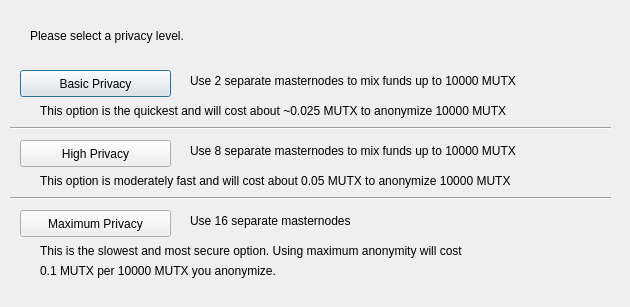
<?xml version="1.0" encoding="UTF-8"?>
<ui version="4.0">
 <class>ObfuscationConfig</class>
 <widget class="QDialog" name="ObfuscationConfig">
  <property name="geometry">
   <rect>
    <x>0</x>
    <y>0</y>
    <width>630</width>
    <height>307</height>
   </rect>
  </property>
  <property name="windowTitle">
   <string>Configure Obfuscation</string>
  </property>
  <widget class="QPushButton" name="buttonBasic">
   <property name="geometry">
    <rect>
     <x>20</x>
     <y>70</y>
     <width>151</width>
     <height>27</height>
    </rect>
   </property>
   <property name="text">
    <string>Basic Privacy</string>
   </property>
  </widget>
  <widget class="QPushButton" name="buttonHigh">
   <property name="geometry">
    <rect>
     <x>20</x>
     <y>140</y>
     <width>151</width>
     <height>27</height>
    </rect>
   </property>
   <property name="text">
    <string>High Privacy</string>
   </property>
  </widget>
  <widget class="QPushButton" name="buttonMax">
   <property name="geometry">
    <rect>
     <x>20</x>
     <y>210</y>
     <width>151</width>
     <height>27</height>
    </rect>
   </property>
   <property name="text">
    <string>Maximum Privacy</string>
   </property>
  </widget>
  <widget class="QLabel" name="label">
   <property name="geometry">
    <rect>
     <x>30</x>
     <y>20</y>
     <width>571</width>
     <height>31</height>
    </rect>
   </property>
   <property name="text">
    <string>Please select a privacy level.</string>
   </property>
  </widget>
  <widget class="QLabel" name="label_2">
   <property name="geometry">
    <rect>
     <x>190</x>
     <y>70</y>
     <width>421</width>
     <height>21</height>
    </rect>
   </property>
   <property name="text">
    <string>Use 2 separate masternodes to mix funds up to 10000 MUTX</string>
   </property>
  </widget>
  <widget class="QLabel" name="label_3">
   <property name="geometry">
    <rect>
     <x>190</x>
     <y>140</y>
     <width>411</width>
     <height>21</height>
    </rect>
   </property>
   <property name="text">
    <string>Use 8 separate masternodes to mix funds up to 10000 MUTX</string>
   </property>
  </widget>
  <widget class="QLabel" name="label_4">
   <property name="geometry">
    <rect>
     <x>190</x>
     <y>210</y>
     <width>421</width>
     <height>21</height>
    </rect>
   </property>
   <property name="text">
    <string>Use 16 separate masternodes</string>
   </property>
  </widget>
  <widget class="QLabel" name="label_6">
   <property name="geometry">
    <rect>
     <x>40</x>
     <y>100</y>
     <width>561</width>
     <height>21</height>
    </rect>
   </property>
   <property name="text">
    <string>This option is the quickest and will cost about ~0.025 MUTX to anonymize 10000 MUTX</string>
   </property>
  </widget>
  <widget class="QLabel" name="label_7">
   <property name="geometry">
    <rect>
     <x>40</x>
     <y>170</y>
     <width>561</width>
     <height>21</height>
    </rect>
   </property>
   <property name="text">
    <string>This option is moderately fast and will cost about 0.05 MUTX to anonymize 10000 MUTX</string>
   </property>
  </widget>
  <widget class="QLabel" name="label_8">
   <property name="geometry">
    <rect>
     <x>40</x>
     <y>240</y>
     <width>561</width>
     <height>21</height>
    </rect>
   </property>
   <property name="text">
    <string>This is the slowest and most secure option. Using maximum anonymity will cost</string>
   </property>
  </widget>
  <widget class="QLabel" name="label_9">
   <property name="geometry">
    <rect>
     <x>40</x>
     <y>260</y>
     <width>561</width>
     <height>21</height>
    </rect>
   </property>
   <property name="text">
    <string>0.1 MUTX per 10000 MUTX you anonymize.</string>
   </property>
  </widget>
  <widget class="Line" name="line">
   <property name="geometry">
    <rect>
     <x>10</x>
     <y>120</y>
     <width>601</width>
     <height>16</height>
    </rect>
   </property>
   <property name="orientation">
    <enum>Qt::Horizontal</enum>
   </property>
  </widget>
  <widget class="Line" name="line_2">
   <property name="geometry">
    <rect>
     <x>10</x>
     <y>190</y>
     <width>601</width>
     <height>16</height>
    </rect>
   </property>
   <property name="orientation">
    <enum>Qt::Horizontal</enum>
   </property>
  </widget>
 </widget>
 <resources/>
 <connections/>
</ui>
